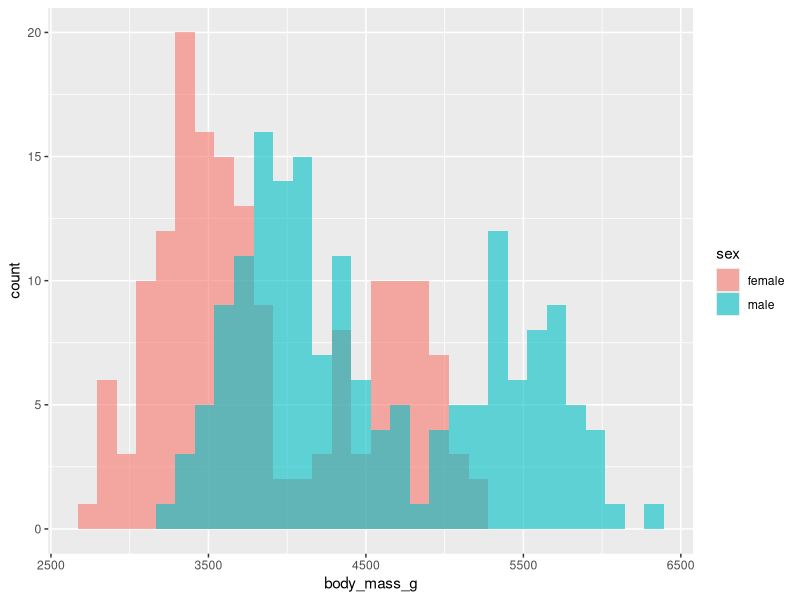
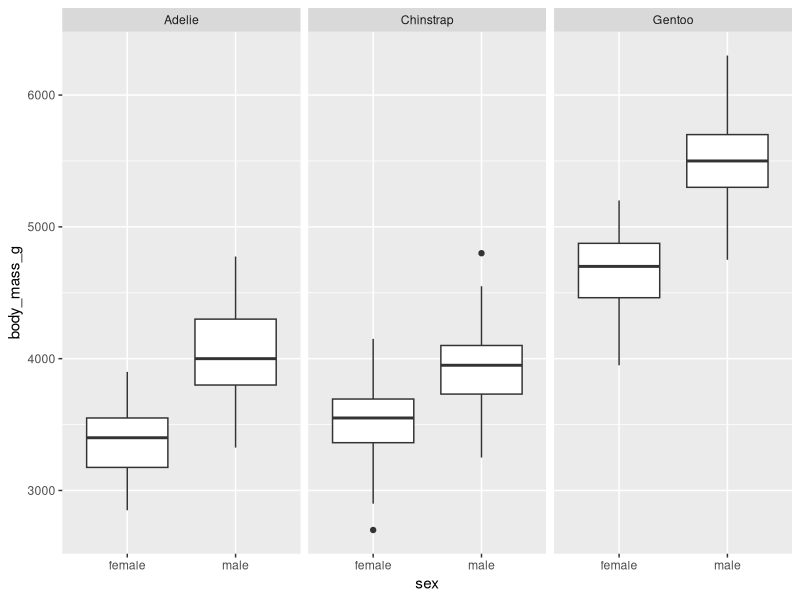
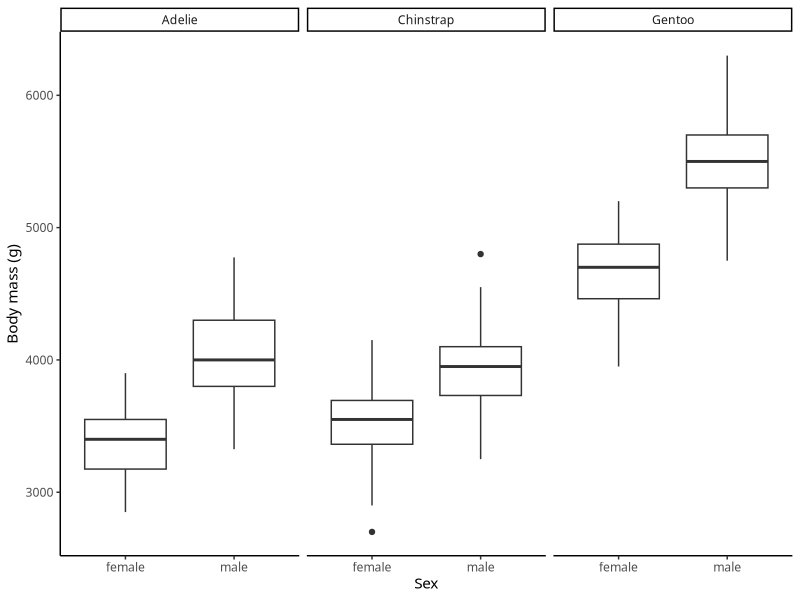
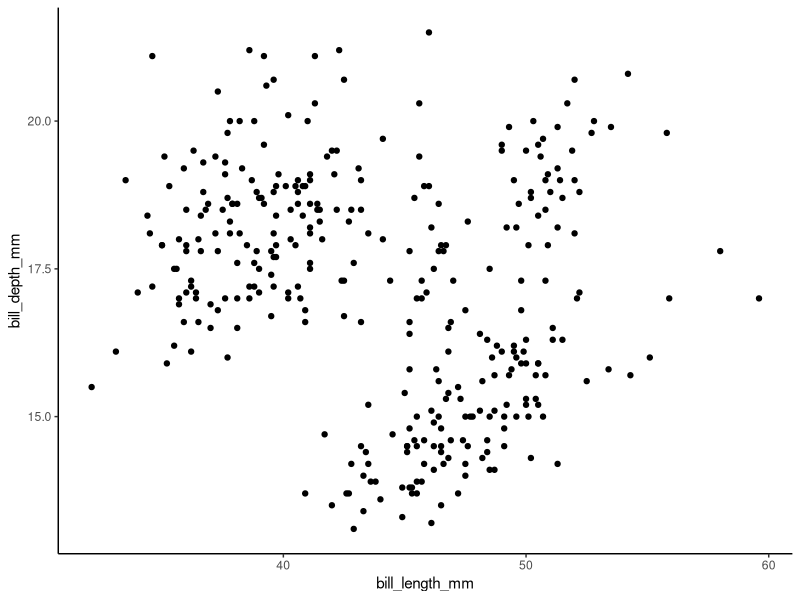
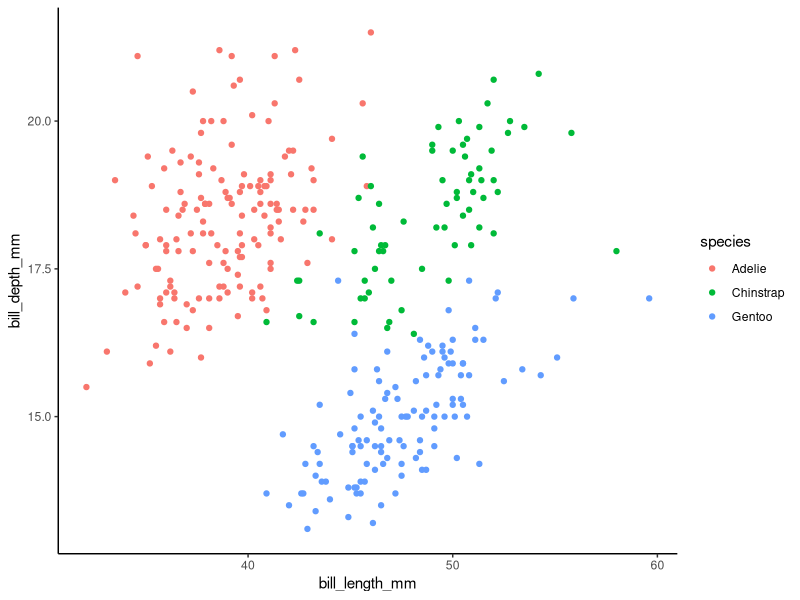
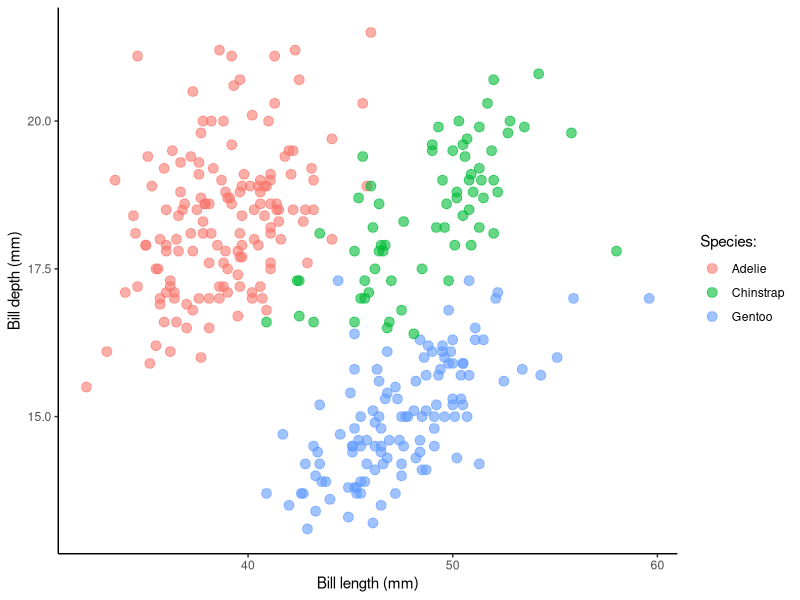
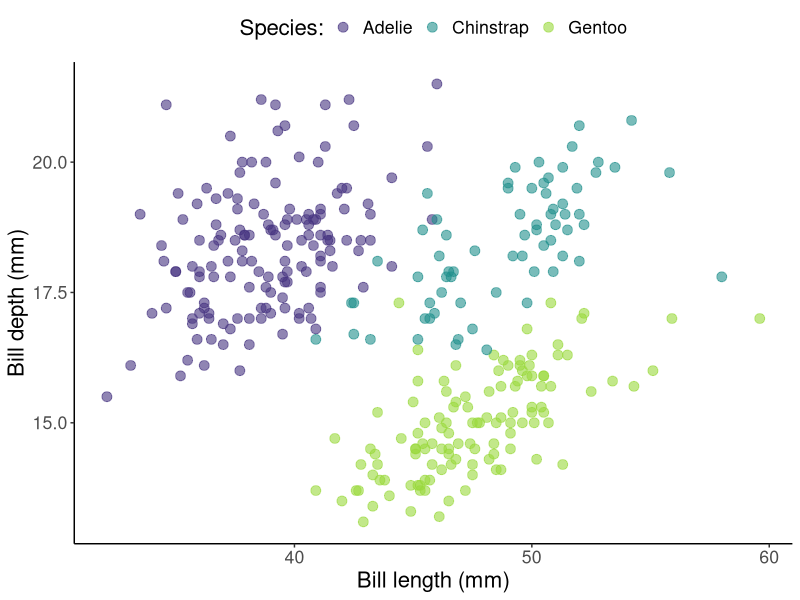

Write the R code that produced these figures, in order.
library(tidyverse)
library(palmerpenguins)

pgs <- penguins %>% drop_na()


# question for TA ####

pgs %>% 
  dplyr::group_by(sex) %>% 
  dplyr::summarise(avg_body_mass = mean(body_mass_g))


pgs %>% 
  ggplot(aes(body_mass_g, fill = sex)) +
  geom_histogram(position = 'identity', alpha = 0.6)


#pgs %>% 
#  ggplot(aes(body_mass_g, fill = sex)) +
#  geom_histogram(color = "grey20", alpha = 0.4, position = 'identity') +
#  scale_fill_viridis_d(begin = 0.15, end = 0.7)


pgs %>% 
  dplyr::group_by(species, sex) %>% 
  dplyr::summarise(avg_body_mass = mean(body_mass_g))


pgs %>% 
  ggplot(aes(x = sex, y = body_mass_g)) +
  geom_boxplot() +
  facet_wrap(.~species)


theme_set(theme_classic())
pgs %>% 
  ggplot(aes(x = sex, y = body_mass_g)) +
  geom_boxplot() +
  facet_wrap(.~species) +
  labs(x = "Sex",
       y = "Body mass (g)") +
  theme(text = element_text(16))
  

# Answer to client: Male penguins have a larger body mass than female penguins of the same species

# question for students ####

pgs %>% 
  ggplot(aes(x = bill_length_mm, y = bill_depth_mm)) +
  geom_point()


pgs %>% 
  dplyr::group_by(species) %>% 
  dplyr::summarise(avg_bill_length = mean(bill_length_mm),
                   avg_bill_depth = mean(bill_depth_mm))


pgs %>% 
  ggplot(aes(x = bill_length_mm, bill_depth_mm, color = species)) +
  geom_point()


pgs %>% 
  ggplot(aes(x = bill_length_mm, bill_depth_mm, color = species)) +
  geom_point(size = 3, alpha = 0.6) +
  labs(x = "Bill length (mm)",
       y = "Bill depth (mm)",
       color = "Species:")



# my answer:

theme_set(theme_classic())
pgs %>% 
  ggplot(aes(x = bill_length_mm, bill_depth_mm, color = species)) +
  geom_point(size = 3, alpha = 0.6) +
  labs(x = "Bill length (mm)",
       y = "Bill depth (mm)",
       color = "Species:") +
  scale_color_viridis_d(begin = 0.15, end = 0.85) +
  theme(legend.position = "top",
        text = element_text(size=16))

  
